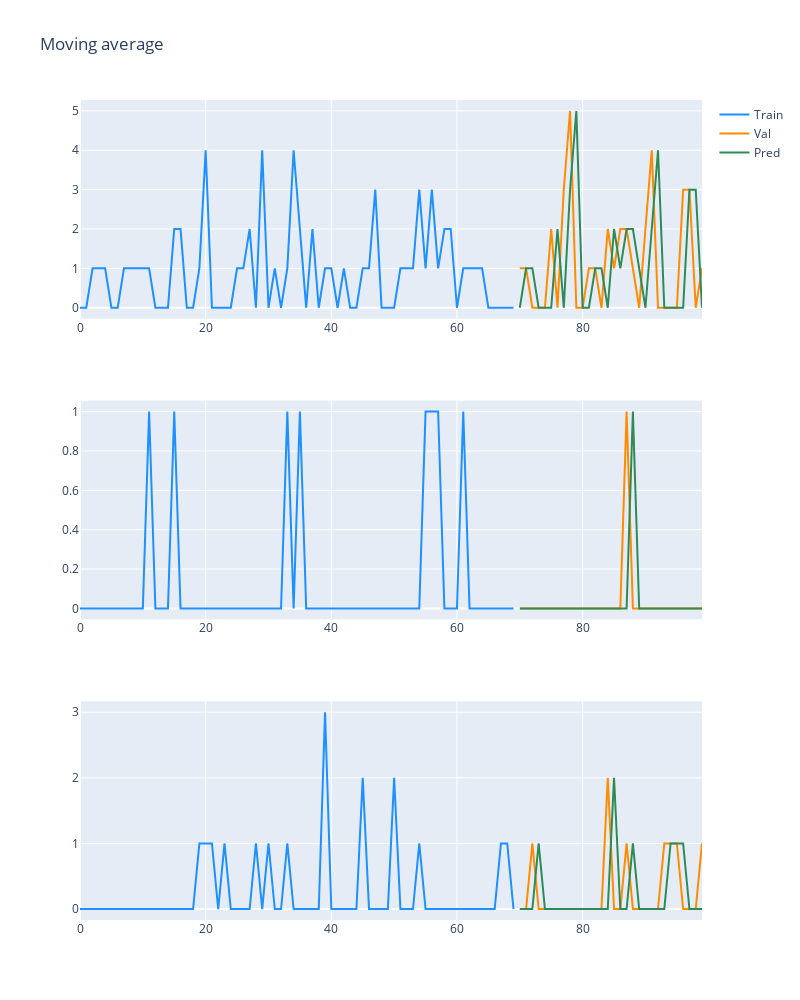

Notebook code for this chart:
### Markdown cell above
### Visualizing Predictions

### Code cell
pred_1 = predictions[0]
pred_2 = predictions[10]
pred_3 = predictions[1600]

fig = make_subplots(rows=3, cols=1)

#  subplot 1
fig.add_trace(go.Scatter(x=np.arange(70), mode='lines', y=train_dataset.loc[0].values, marker=dict(color="dodgerblue"), name="Train"),row=1, col=1)

fig.add_trace(go.Scatter(x=np.arange(70, 100), y=val_dataset.loc[0].values, mode='lines', marker=dict(color="darkorange"),name="Val"),row=1, col=1)

fig.add_trace( go.Scatter(x=np.arange(70, 100), y=pred_1, mode='lines', marker=dict(color="seagreen"), name="Pred"),row=1, col=1)

# subplot 2
fig.add_trace( go.Scatter(x=np.arange(70), mode='lines', y=train_dataset.loc[10].values, marker=dict(color="dodgerblue"), showlegend=False), row=2, col=1)

fig.add_trace(go.Scatter(x=np.arange(70, 100), y=val_dataset.loc[10].values, mode='lines', marker=dict(color="darkorange"), showlegend=False), row=2, col=1)

fig.add_trace(go.Scatter(x=np.arange(70, 100), y=pred_2, mode='lines', marker=dict(color="seagreen"), showlegend=False,name="Denoised signal"),row=2, col=1)

#subplot 3
fig.add_trace(go.Scatter(x=np.arange(70), mode='lines', y=train_dataset.loc[1600].values, marker=dict(color="dodgerblue"), showlegend=False),row=3, col=1)

fig.add_trace(go.Scatter(x=np.arange(70, 100), y=val_dataset.loc[1600].values, mode='lines', marker=dict(color="darkorange"), showlegend=False),row=3, col=1)

fig.add_trace(go.Scatter(x=np.arange(70, 100), y=pred_3, mode='lines', marker=dict(color="seagreen"), showlegend=False,name="Denoised signal"),row=3, col=1)

fig.update_layout(height=1000, width=800, title_text="Moving average")
fig.show()

### Figure 1 — Plotly figure (JSON) as saved in the notebook; plotly's stock layout.template omitted (floating-point values rounded to 4 significant figures)
{"data": [{"marker": {"color": "dodgerblue"}, "mode": "lines", "name": "Train", "type": "scatter", "x": [0, 1, 2, 3, 4, 5, 6, 7, 8, 9, 10, 11, 12, 13, 14, 15, 16, 17, 18, 19, 20, 21, 22, 23, 24, 25, 26, 27, 28, 29, 30, 31, 32, 33, 34, 35, 36, 37, 38, 39, 40, 41, 42, 43, 44, 45, 46, 47, 48, 49, 50, 51, 52, 53, 54, 55, 56, 57, 58, 59, 60, 61, 62, 63, 64, 65, 66, 67, 68, 69], "xaxis": "x", "y": [0, 0, 1, 1, 1, 0, 0, 1, 1, 1, 1, 1, 0, 0, 0, 2, 2, 0, 0, 1, 4, 0, 0, 0, 0, 1, 1, 2, 0, 4, 0, 1, 0, 1, 4, 2, 0, 2, 0, 1, 1, 0, 1, 0, 0, 1, 1, 3, 0, 0, 0, 1, 1, 1, 3, 1, 3, 1, 2, 2, 0, 1, 1, 1, 1, 0, 0, 0, 0, 0, 1, 0, 4, 2, 3, 0, 1, 2, 0, 0, 0, 1, 1, 3, 0, 1, 1, 1, 3, 0], "yaxis": "y"}, {"marker": {"color": "darkorange"}, "mode": "lines", "name": "Val", "type": "scatter", "x": [70, 71, 72, 73, 74, 75, 76, 77, 78, 79, 80, 81, 82, 83, 84, 85, 86, 87, 88, 89, 90, 91, 92, 93, 94, 95, 96, 97, 98, 99], "xaxis": "x", "y": [1, 1, 0, 0, 0, 2, 0, 3, 5, 0, 0, 1, 1, 0, 2, 1, 2, 2, 1, 0, 2, 4, 0, 0, 0, 0, 3, 3, 0, 1], "yaxis": "y"}, {"marker": {"color": "seagreen"}, "mode": "lines", "name": "Pred", "type": "scatter", "x": [70, 71, 72, 73, 74, 75, 76, 77, 78, 79, 80, 81, 82, 83, 84, 85, 86, 87, 88, 89, 90, 91, 92, 93, 94, 95, 96, 97, 98, 99], "xaxis": "x", "y": [0, 1, 1, 0, 0, 0, 2, 0, 3, 5, 0, 0, 1, 1, 0, 2, 1, 2, 2, 1, 0, 2, 4, 0, 0, 0, 0, 3, 3, 0], "yaxis": "y"}, {"marker": {"color": "dodgerblue"}, "mode": "lines", "showlegend": false, "type": "scatter", "x": [0, 1, 2, 3, 4, 5, 6, 7, 8, 9, 10, 11, 12, 13, 14, 15, 16, 17, 18, 19, 20, 21, 22, 23, 24, 25, 26, 27, 28, 29, 30, 31, 32, 33, 34, 35, 36, 37, 38, 39, 40, 41, 42, 43, 44, 45, 46, 47, 48, 49, 50, 51, 52, 53, 54, 55, 56, 57, 58, 59, 60, 61, 62, 63, 64, 65, 66, 67, 68, 69], "xaxis": "x2", "y": [0, 0, 0, 0, 0, 0, 0, 0, 0, 0, 0, 1, 0, 0, 0, 1, 0, 0, 0, 0, 0, 0, 0, 0, 0, 0, 0, 0, 0, 0, 0, 0, 0, 1, 0, 1, 0, 0, 0, 0, 0, 0, 0, 0, 0, 0, 0, 0, 0, 0, 0, 0, 0, 0, 0, 1, 1, 1, 0, 0, 0, 1, 0, 0, 0, 0, 0, 0, 0, 0, 0, 0, 0, 0, 0, 0, 0, 0, 0, 0, 0, 0, 0, 0, 1, 0, 0, 0, 0, 0], "yaxis": "y2"}, {"marker": {"color": "darkorange"}, "mode": "lines", "showlegend": false, "type": "scatter", "x": [70, 71, 72, 73, 74, 75, 76, 77, 78, 79, 80, 81, 82, 83, 84, 85, 86, 87, 88, 89, 90, 91, 92, 93, 94, 95, 96, 97, 98, 99], "xaxis": "x2", "y": [0, 0, 0, 0, 0, 0, 0, 0, 0, 0, 0, 0, 0, 0, 0, 0, 0, 1, 0, 0, 0, 0, 0, 0, 0, 0, 0, 0, 0, 0], "yaxis": "y2"}, {"marker": {"color": "seagreen"}, "mode": "lines", "name": "Denoised signal", "showlegend": false, "type": "scatter", "x": [70, 71, 72, 73, 74, 75, 76, 77, 78, 79, 80, 81, 82, 83, 84, 85, 86, 87, 88, 89, 90, 91, 92, 93, 94, 95, 96, 97, 98, 99], "xaxis": "x2", "y": [0, 0, 0, 0, 0, 0, 0, 0, 0, 0, 0, 0, 0, 0, 0, 0, 0, 0, 1, 0, 0, 0, 0, 0, 0, 0, 0, 0, 0, 0], "yaxis": "y2"}, {"marker": {"color": "dodgerblue"}, "mode": "lines", "showlegend": false, "type": "scatter", "x": [0, 1, 2, 3, 4, 5, 6, 7, 8, 9, 10, 11, 12, 13, 14, 15, 16, 17, 18, 19, 20, 21, 22, 23, 24, 25, 26, 27, 28, 29, 30, 31, 32, 33, 34, 35, 36, 37, 38, 39, 40, 41, 42, 43, 44, 45, 46, 47, 48, 49, 50, 51, 52, 53, 54, 55, 56, 57, 58, 59, 60, 61, 62, 63, 64, 65, 66, 67, 68, 69], "xaxis": "x3", "y": [0, 0, 0, 0, 0, 0, 0, 0, 0, 0, 0, 0, 0, 0, 0, 0, 0, 0, 0, 1, 1, 1, 0, 1, 0, 0, 0, 0, 1, 0, 1, 0, 0, 1, 0, 0, 0, 0, 0, 3, 0, 0, 0, 0, 0, 2, 0, 0, 0, 0, 2, 0, 0, 0, 1, 0, 0, 0, 0, 0, 0, 0, 0, 0, 0, 0, 0, 1, 1, 0, 0, 0, 0, 1, 0, 1, 0, 0, 1, 0, 2, 0, 0, 0, 0, 0, 0, 1, 0, 0], "yaxis": "y3"}, {"marker": {"color": "darkorange"}, "mode": "lines", "showlegend": false, "type": "scatter", "x": [70, 71, 72, 73, 74, 75, 76, 77, 78, 79, 80, 81, 82, 83, 84, 85, 86, 87, 88, 89, 90, 91, 92, 93, 94, 95, 96, 97, 98, 99], "xaxis": "x3", "y": [0, 0, 1, 0, 0, 0, 0, 0, 0, 0, 0, 0, 0, 0, 2, 0, 0, 1, 0, 0, 0, 0, 0, 1, 1, 1, 0, 0, 0, 1], "yaxis": "y3"}, {"marker": {"color": "seagreen"}, "mode": "lines", "name": "Denoised signal", "showlegend": false, "type": "scatter", "x": [70, 71, 72, 73, 74, 75, 76, 77, 78, 79, 80, 81, 82, 83, 84, 85, 86, 87, 88, 89, 90, 91, 92, 93, 94, 95, 96, 97, 98, 99], "xaxis": "x3", "y": [0, 0, 0, 1, 0, 0, 0, 0, 0, 0, 0, 0, 0, 0, 0, 2, 0, 0, 1, 0, 0, 0, 0, 0, 1, 1, 1, 0, 0, 0], "yaxis": "y3"}], "layout": {"height": 1000, "title": {"text": "Moving average"}, "width": 800, "xaxis": {"anchor": "y", "domain": [0, 1]}, "xaxis2": {"anchor": "y2", "domain": [0, 1]}, "xaxis3": {"anchor": "y3", "domain": [0, 1]}, "yaxis": {"anchor": "x", "domain": [0.7333, 1]}, "yaxis2": {"anchor": "x2", "domain": [0.3667, 0.6333]}, "yaxis3": {"anchor": "x3", "domain": [0, 0.2667]}}}
